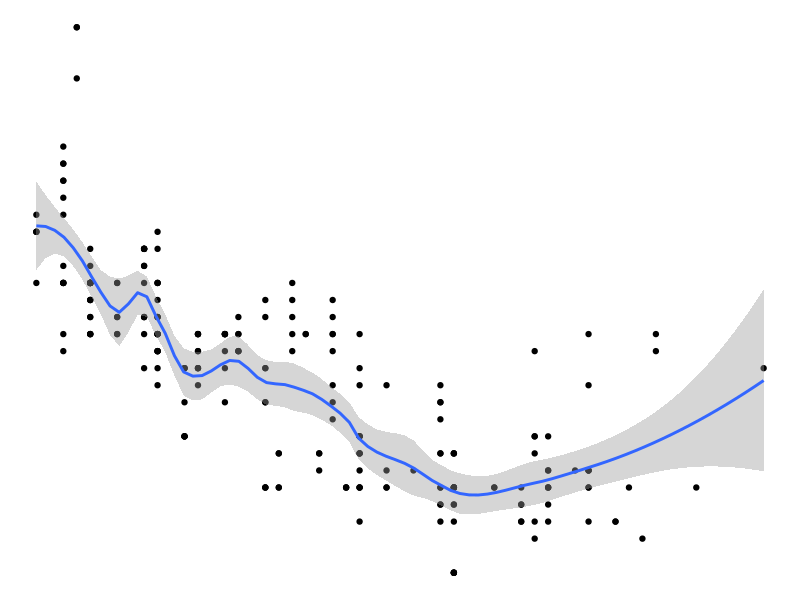
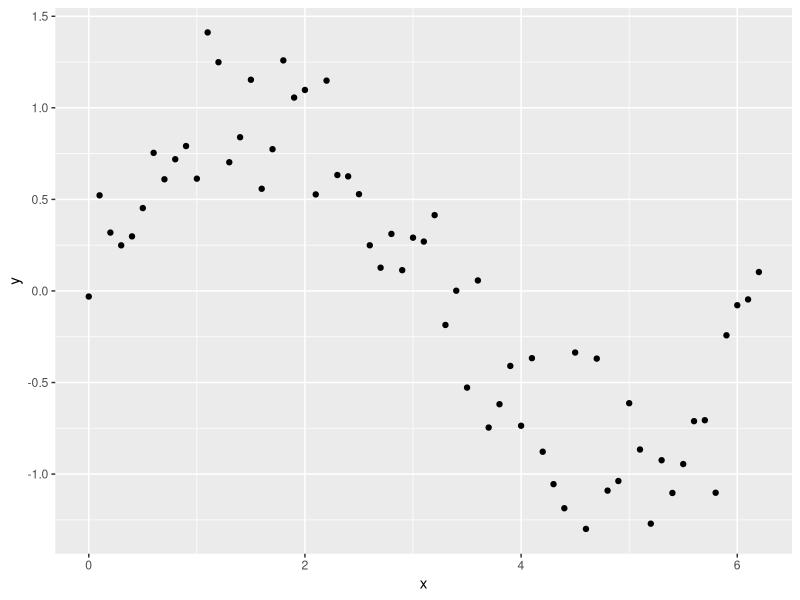
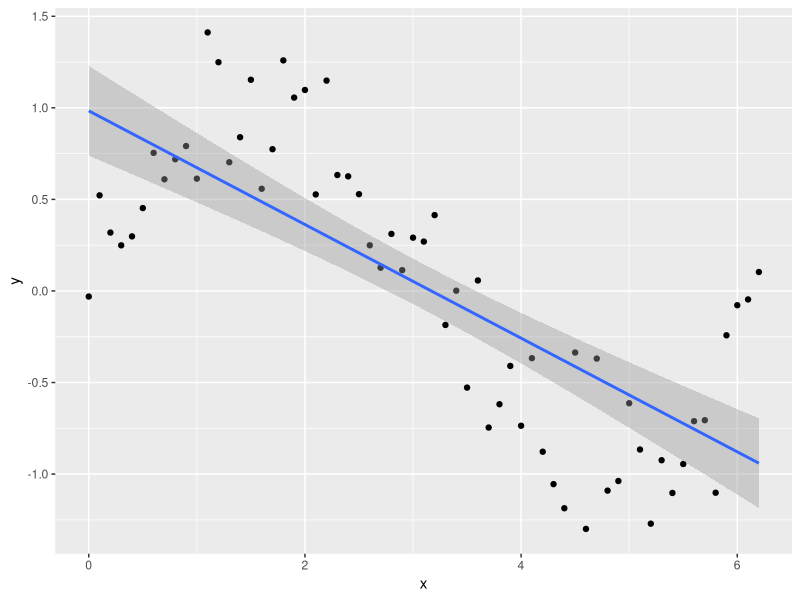
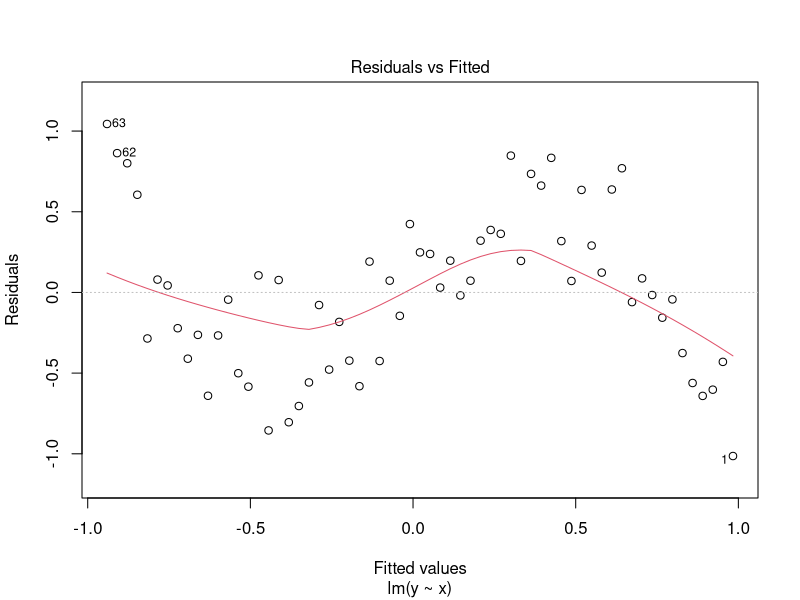
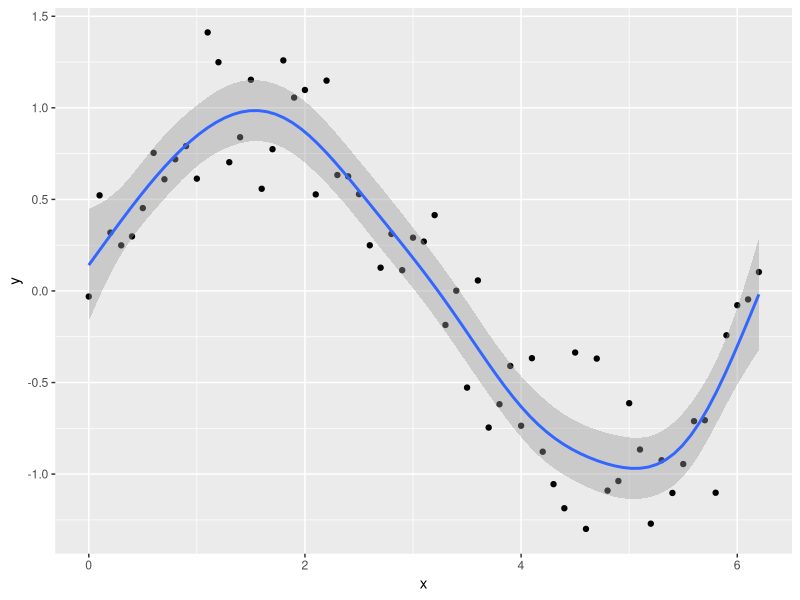
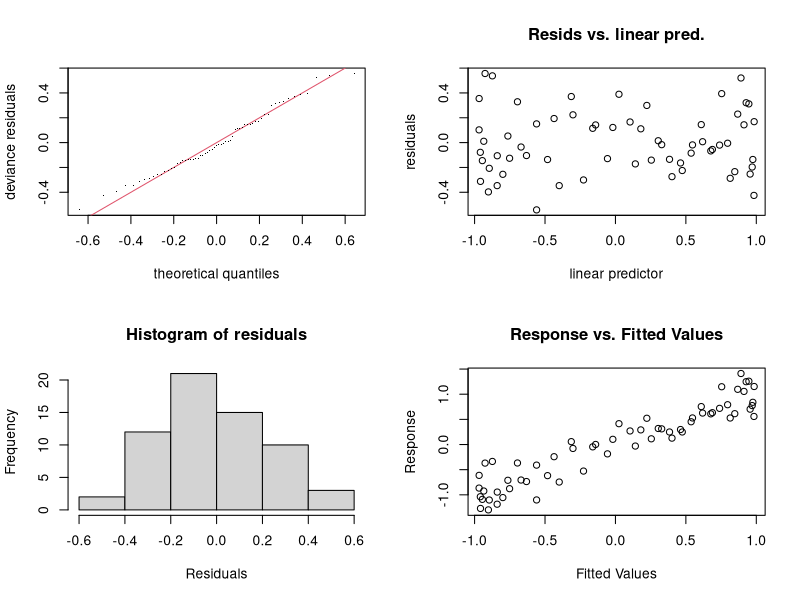
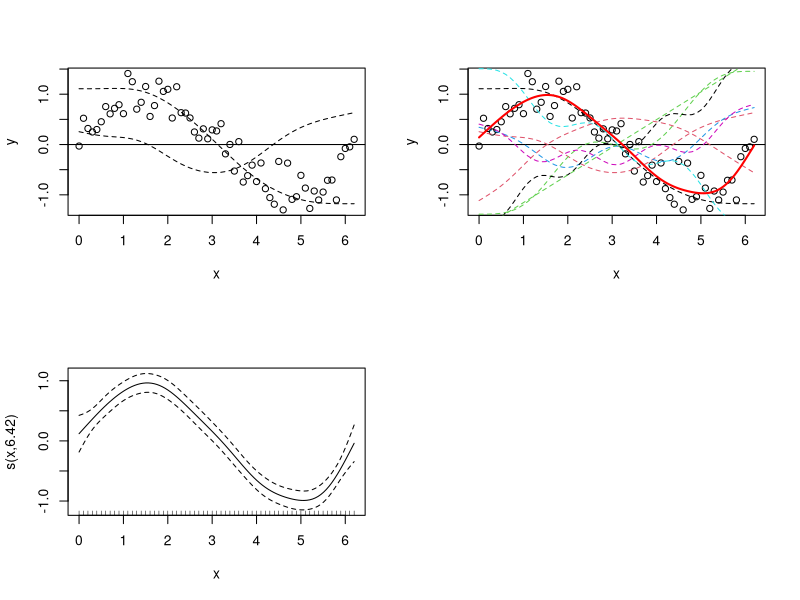
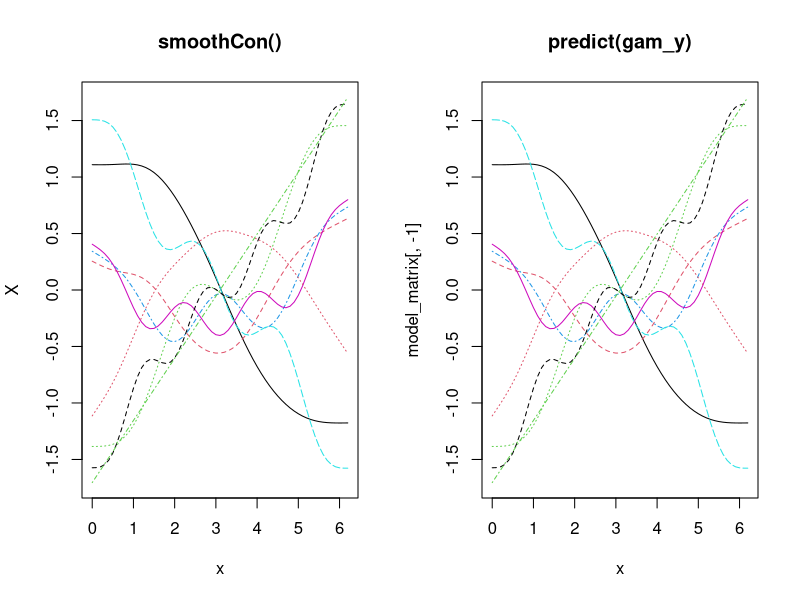

Write the R code that produced these figures, in order.
## ---- chunk 1
library(ggplot2)
ggplot(mpg, aes(displ, hwy)) +
  geom_point() +
  geom_smooth(span = 0.3) +
  theme_void()
## ---- chunk 2
x <- seq(0, pi * 2, 0.1)
sin_x <- sin(x)
y <- sin_x + rnorm(n = length(x), mean = 0, sd = sd(sin_x / 2))
Sample_data <- data.frame(y, x)
## ---- chunk 3
library(ggplot2)
ggplot(Sample_data, aes(x, y)) +
  geom_point()
## ---- chunk 4
lm_y <- lm(y ~ x, data = Sample_data)
## ---- chunk 5
ggplot(Sample_data, aes(x, y)) +
  geom_point() +
  geom_smooth(method = lm)
## ---- chunk 6
plot(lm_y, which = 1)
## ---- chunk 7
library(mgcv)
## ---- chunk 8
gam_y <- gam(y ~ s(x), method = "REML")
## ---- chunk 9
x_new <- seq(0, max(x), length.out = 100)
y_pred <- predict(gam_y, data.frame(x = x_new))
## ---- chunk 10
ggplot(Sample_data, aes(x, y)) +
  geom_point() +
  geom_smooth(method = "gam", formula = y ~ s(x))
## ---- chunk 11
par(mfrow = c(2, 2))
gam.check(gam_y)
## ---- chunk 12
summary(gam_y)
## ---- chunk 13
model_matrix <- predict(gam_y, type = "lpmatrix")
plot(y ~ x)
abline(h = 0)
lines(x, model_matrix[, "s(x).1"], type = "l", lty = 2)
lines(x, model_matrix[, "s(x).2"], type = "l", lty = 2)
## ---- chunk 14
plot(y ~ x)
abline(h = 0)

x_new <- seq(0, max(x), length.out = 100)
y_pred <- predict(gam_y, data.frame(x = x_new))

matplot(x, model_matrix[, -1], type = "l", lty = 2, add = T)
lines(y_pred ~ x_new, col = "red", lwd = 2)
## ---- chunk 15
plot(gam_y)
## ---- chunk 16
x_sin_smooth <- smoothCon(s(x), data = data.frame(x), absorb.cons = TRUE)
X <- x_sin_smooth[[1]]$X

par(mfrow = c(1, 2))
matplot(x, X, type = "l", main = "smoothCon()")
matplot(x, model_matrix[, -1], type = "l", main = "predict(gam_y)")
## ---- chunk 17
betas <- gam_y$coefficients
linear_pred <- model_matrix %*% betas

par(mfrow = c(1, 2))
plot(y ~ x, main = "manual from basis/coefs")
lines(linear_pred ~ x, col = "red", lwd = 2)
plot(y ~ x, main = "predict(gam_y)")
lines(y_pred ~ x_new, col = "red", lwd = 2)
## ---- chunk 18
par(mfrow = c(1, 2))
plot(y ~ x)
plot(y ~ rowSums(X))
## ---- chunk 19
CO2 <- read.csv("mauna_loa_co2.csv")
## ---- chunk 20
CO2$time <- as.integer(as.Date(CO2$Date, format = "%d/%m/%Y"))
CO2_dat <- CO2
CO2 <- CO2[CO2$year %in% (2000:2010), ]
## ---- chunk 21
ggplot(CO2_dat, aes(time, co2)) +
  geom_line()
## ---- chunk 22
CO2_time <- gam(co2 ~ s(time), data = CO2, method = "REML")
## ---- chunk 23
plot(CO2_time)
## ---- chunk 24
par(mfrow = c(2, 2))
gam.check(CO2_time)
## ---- chunk 25
CO2_season_time <- gam(co2 ~ s(month, bs = "cc", k = 12) + s(time), data = CO2, method = "REML")
## ---- chunk 26
par(mfrow = c(1, 2))
plot(CO2_season_time)
## ---- chunk 27
par(mfrow = c(2, 2))
gam.check(CO2_season_time)
## ---- chunk 28
CO2_season_time <- gam(co2 ~ s(month, bs = "cc", k = 12) + s(time), data = CO2_dat, method = "REML")
par(mfrow = c(1, 2))
plot(CO2_season_time)
## ---- chunk 29
CO2_pred <- data.frame(
  time = CO2_dat$time,
  co2 = CO2_dat$co2,
  predicted_values = predict(CO2_season_time, newdata = CO2_dat)
)
ggplot(CO2_pred, aes(x = time)) +
  geom_point(aes(y = co2), size = 1, alpha = 0.5) +
  geom_line(aes(y = predicted_values), colour = "red")
